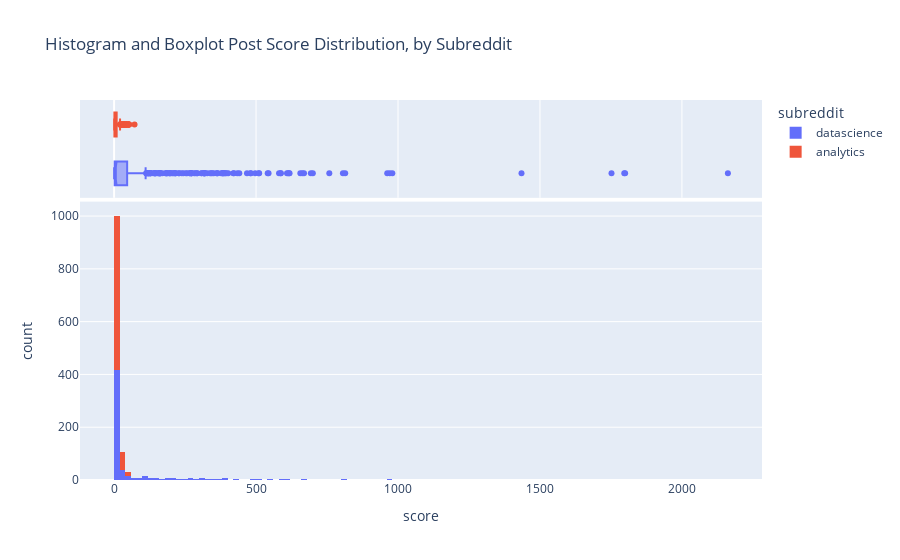

Notebook source saved alongside this figure:
### Code cell
px.histogram(data_frame=df_clean, x="score", color="subreddit", 
             marginal="box", title="Histogram and Boxplot Post Score Distribution, by Subreddit") 

#plots histograms and boxplots of datascience and analytics
#learnt this from https://plotly.com/python/histograms/

### Figure 1 — Plotly figure (JSON) as saved in the notebook; plotly's stock layout.template omitted (floating-point values rounded to 4 significant figures; data arrays with more than 128 entries replaced by an {"elided": "..."} marker saying what was removed)
{"data": [{"alignmentgroup": "True", "bingroup": "x", "hovertemplate": "subreddit=datascience<br>score=%{x}<br>count=%{y}<extra></extra>", "legendgroup": "datascience", "marker": {"color": "#636efa"}, "name": "datascience", "offsetgroup": "datascience", "orientation": "v", "showlegend": true, "type": "histogram", "x": {"elided": "614 int values"}, "xaxis": "x", "yaxis": "y"}, {"alignmentgroup": "True", "hovertemplate": "subreddit=datascience<br>score=%{x}<extra></extra>", "legendgroup": "datascience", "marker": {"color": "#636efa"}, "name": "datascience", "notched": true, "offsetgroup": "datascience", "showlegend": false, "type": "box", "x": {"elided": "614 int values"}, "xaxis": "x2", "yaxis": "y2"}, {"alignmentgroup": "True", "bingroup": "x", "hovertemplate": "subreddit=analytics<br>score=%{x}<br>count=%{y}<extra></extra>", "legendgroup": "analytics", "marker": {"color": "#EF553B"}, "name": "analytics", "offsetgroup": "analytics", "orientation": "v", "showlegend": true, "type": "histogram", "x": {"elided": "672 int values"}, "xaxis": "x", "yaxis": "y"}, {"alignmentgroup": "True", "hovertemplate": "subreddit=analytics<br>score=%{x}<extra></extra>", "legendgroup": "analytics", "marker": {"color": "#EF553B"}, "name": "analytics", "notched": true, "offsetgroup": "analytics", "showlegend": false, "type": "box", "x": {"elided": "672 int values"}, "xaxis": "x2", "yaxis": "y2"}], "layout": {"barmode": "relative", "legend": {"title": {"text": "subreddit"}, "tracegroupgap": 0}, "title": {"text": "Histogram and Boxplot Post Score Distribution, by Subreddit"}, "xaxis": {"anchor": "y", "domain": [0, 1], "title": {"text": "score"}}, "xaxis2": {"anchor": "y2", "domain": [0, 1], "matches": "x", "showgrid": true, "showticklabels": false}, "yaxis": {"anchor": "x", "domain": [0, 0.7326], "title": {"text": "count"}}, "yaxis2": {"anchor": "x2", "domain": [0.7426, 1], "matches": "y2", "showgrid": false, "showline": false, "showticklabels": false, "ticks": ""}}}
